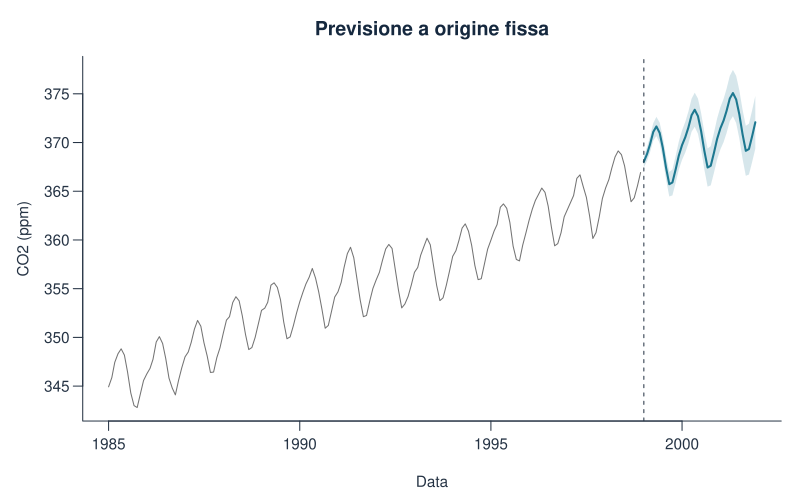

The script that drew this image:
stile_grafico()
plot(c2$dati$data[1:168],as.numeric(train),type="l",col="grey45",
  xlim=range(c2$dati$data),ylim=range(train,previsione$inferiore95,previsione$superiore95),
  xlab="Data",ylab="CO2 (ppm)",main="Previsione a origine fissa")
polygon(c(previsione$data,rev(previsione$data)),
  c(previsione$inferiore95,rev(previsione$superiore95)),
  col=adjustcolor(palette_geo[1],.18),border=NA)
lines(previsione$data,previsione$media,col=palette_geo[1],lwd=2)
abline(v=as.numeric(as.Date("1999-01-01")),lty=2)
